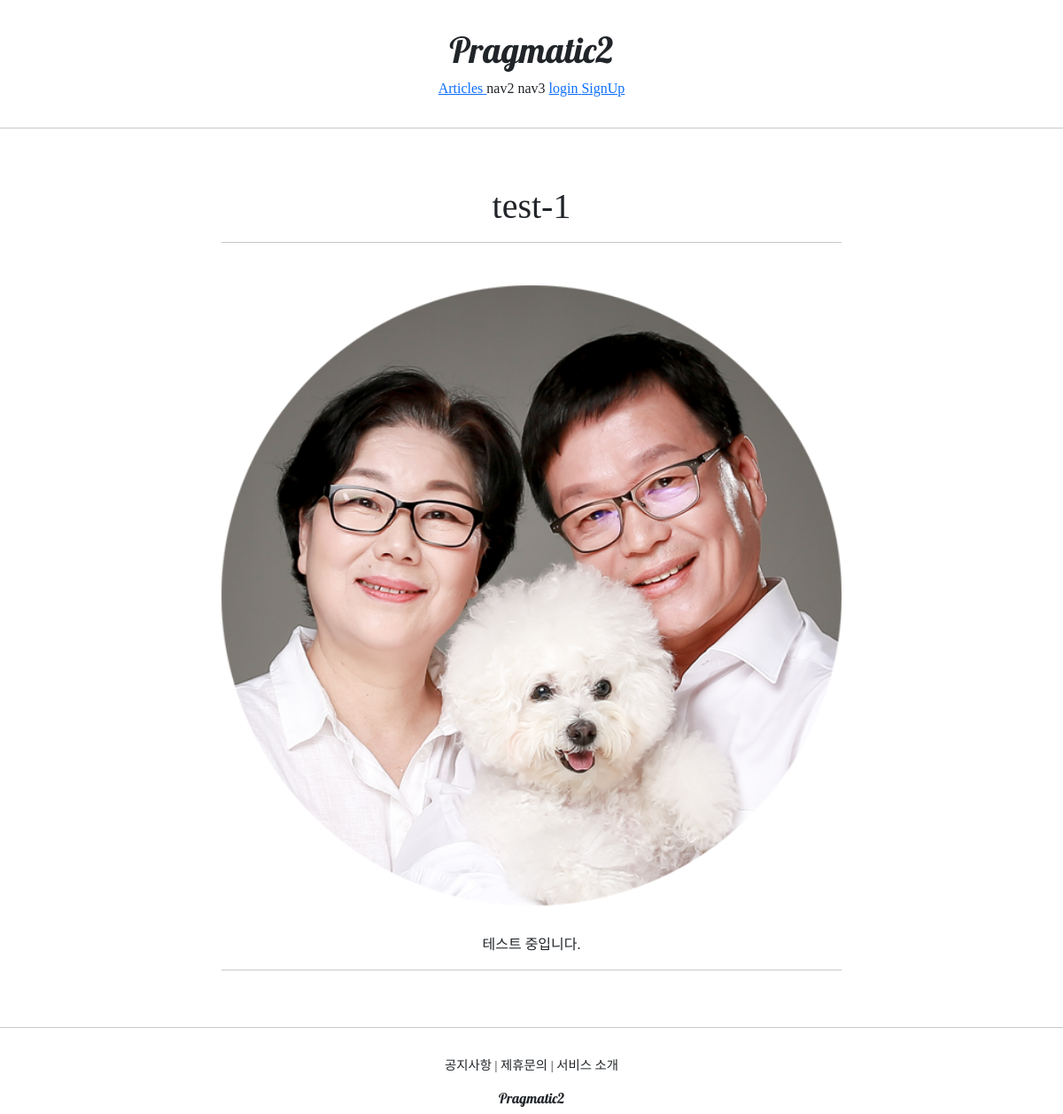
Page /articles/detail/1 on the committed database.
### articleapp/models.py (models this page shows)
class Article(models.Model):
    writer = models.ForeignKey(User, on_delete=models.SET_NULL, related_name='article', null=True)
    title = models.CharField(max_length=200, null=True)
    image = models.ImageField(upload_to='article/', null=False)
    content = models.TextField(null=True)
    created_at = models.DateField(auto_now_add=True, null=True)

### articleapp/views.py (the view)
# urls.py: path('detail/<int:pk>', ArticleDetailView.as_view(), name='detail'),
class ArticleDetailView(DetailView):
    model = Article
    context_object_name = 'target_article'
    template_name = 'articleapp/detail.html'

### articleapp/templates/articleapp/detail.html (shortened to what this page needs)
{% extends 'base.html' %}
{% block content %}
    <div style="text-align:center; max-width:700px; margin: 4rem auto;">
        <h1>
            {{ target_article.title }}
        </h1>
        <hr>
        <img style="width:100%; border-radius: 1rem; margin: 2rem 0;" src="{{ target_article.image.url }}" alt="">
        <p>
            {{ target_article.content }}
        </p>
        <hr>
    </div>
{% endblock %}

### rows in the picture
Article: title "test-1", image (picture), content "테스트 중입니다."
